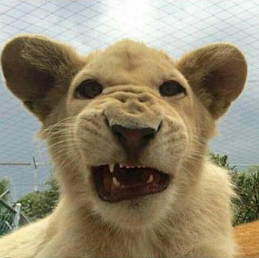
//> input picture Practica 2/lion.png, 259 x 258 px
$ ./ejercicio3_multiplicacion   (built with g++ and OpenCV 4)
//> lines starting //> are read from the running program, lines starting //| are printed output that depends on the picture; after the words box and inside, x2 and y2 are one past the last pixel; in counts of white or black regions, pixels touching at a corner belong together
#include <opencv2/opencv.hpp>
#include <opencv2/highgui/highgui.hpp>

using namespace cv;

Mat multiplicacion(Mat img, Mat mascara);

int main(int argc, char** argv) {

	Mat img = imread("lion.png",CV_8U);
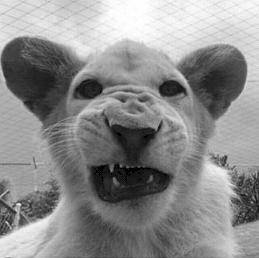
//> img: 258 rows x 259 cols, CV_8UC1; min 0, max 255, mean 140.3
	Mat img2 = Mat::zeros(img.cols,img.rows,CV_8U);
	for (int i=50;i<img.cols-50;i++){
		for (int j=50;j<img.rows-50;j++){
			img2.at<uchar>(i,j)=1;
		}
	}
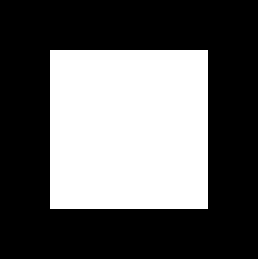
//> img2: 259 rows x 258 cols, CV_8UC1; values 0 (black) and 1 (white), 37.6% white; 1 white region, box (x1, y1, x2, y2) and area: (50, 50, 208, 209) 25122

// [9 lines of commented-out code are left out]
	Mat resultado = multiplicacion(img,img2);

	//display the image:
	imshow("leon", img);
	imshow("Mascara", img2);
	imshow("Multiplicacion", resultado);


	waitKey(0);
	return 0;
}
Mat multiplicacion(Mat img, Mat mascara){
	Mat resultado(img.cols,img.cols,img.type());
	for (int i=0;i<img.cols;i++){
		for (int j=0;j<img.rows;j++){
			int a = img.at<uchar>(i,j);
			int b = mascara.at<uchar>(i,j);
			resultado.at<uchar>(i,j) = a*b;
		}
	}
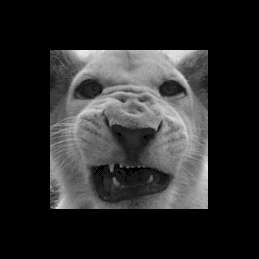
//> resultado: 259 rows x 259 cols, CV_8UC1; min 0, max 239, mean 41.1
	return resultado;
}

$ run again, with Practica 2/a7v600-SE(RImpulsivo).jpeg saved as Practica 2/lion.png
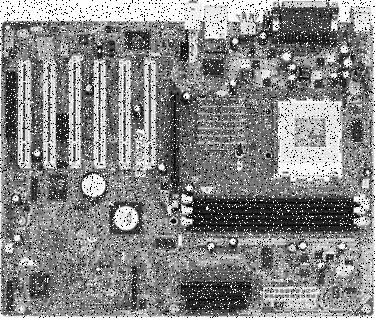
//> input picture Practica 2/a7v600-SE(RImpulsivo).jpeg, 375 x 318 px
//> img is the input picture: 318 rows x 375 cols, CV_8UC1; min 0, max 255, mean 134.2
//> after the loop `for (int i=50;i<img.cols-50;i++)`:
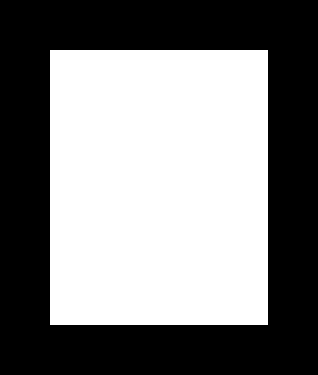
//> img2: 375 rows x 318 cols, CV_8UC1; values 0 (black) and 1 (white), 50.3% white; 1 black region, box (x1, y1, x2, y2) and area: (0, 0, 318, 375) 59300
//> after the loop in multiplicacion, `for (int i=0;i<img.cols;i++)`:
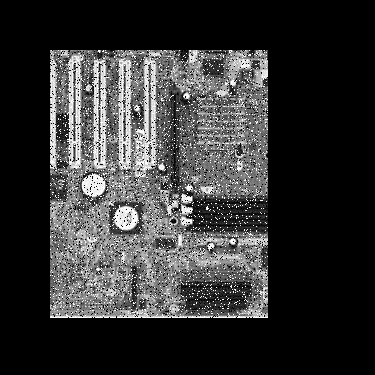
//> resultado: 375 rows x 375 cols, CV_8UC1; min 0, max 255, mean 51.4
